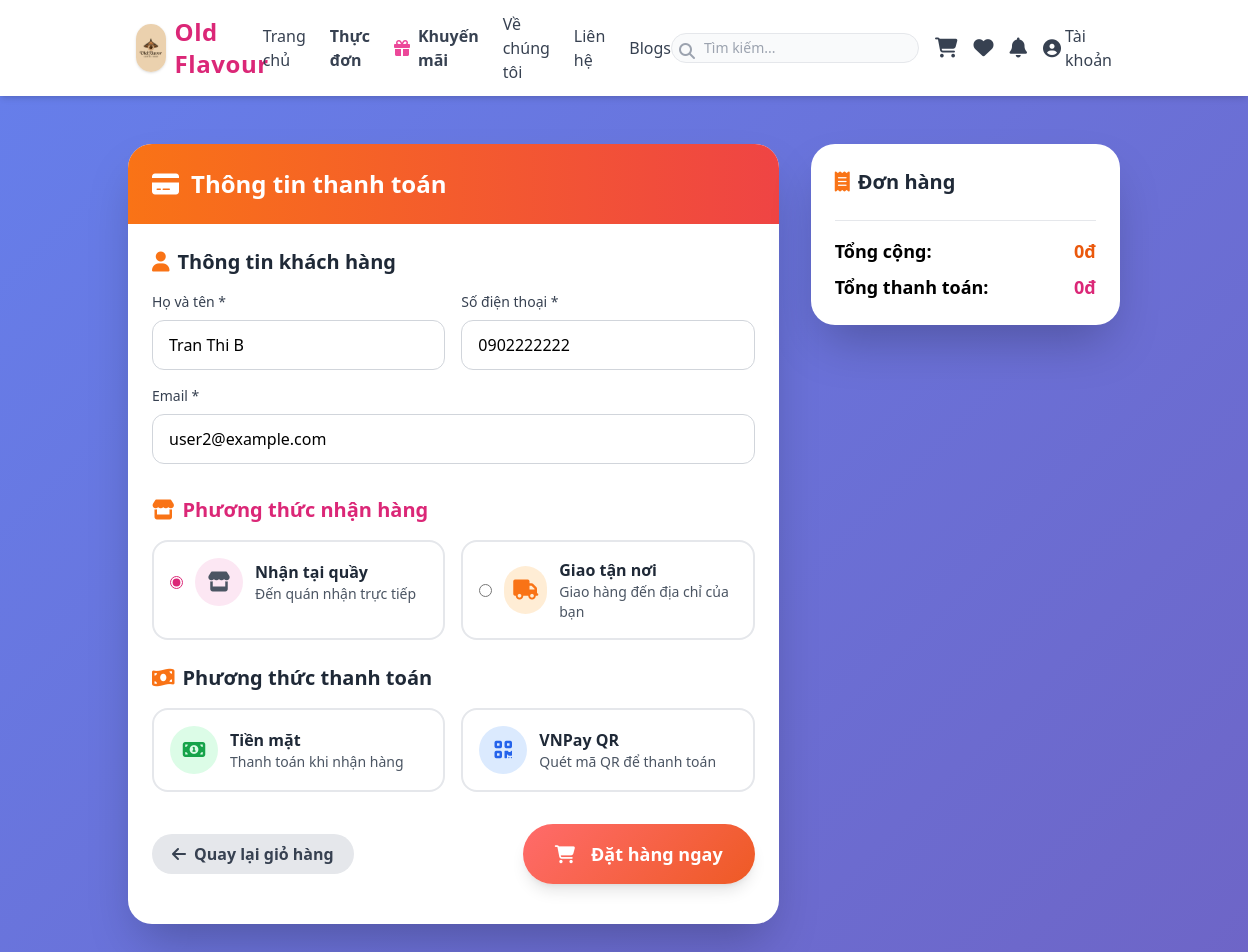
The page /customer/cart/checkout/index.php (signed in) on the database its author committed.
### tables this page shows
CREATE TABLE users (
    user_id INT AUTO_INCREMENT PRIMARY KEY,
    username VARCHAR(50) NOT NULL UNIQUE,
    password VARCHAR(255) NOT NULL,
    email VARCHAR(100) NOT NULL UNIQUE,
    full_name VARCHAR(100),
    phone VARCHAR(20),
    avatar_image VARCHAR(255), 
    address VARCHAR(255),
    role ENUM('customer', 'admin') DEFAULT 'customer',
    created_at TIMESTAMP DEFAULT CURRENT_TIMESTAMP
);

### customer/cart/checkout/index.php (the view, shortened to what this page needs)
<?php
include_once __DIR__ . '/../../../database/db_connection.php';
$user_id = $_SESSION['user_id'] ?? null;
$user_info = [];
$stmt = $conn->prepare('SELECT full_name, phone, email FROM users WHERE user_id = ?');
$stmt->bind_param('i', $user_id);
$stmt->execute();
$res = $stmt->get_result();
if ($row = $res->fetch_assoc()) {
    $user_info = $row;
}
$total = 0;
?>
<!DOCTYPE html>
<html lang="vi">
<head>
    <script src="https://cdn.tailwindcss.com"></script>
    <link rel="stylesheet" href="https://cdnjs.cloudflare.com/ajax/libs/font-awesome/6.4.0/css/all.min.css">
</head>
<body class="bg-gray-50">
    <?php include '../../../includes/header.php'; ?>
    <div class="checkout-container min-h-screen py-12">
        <div class="container mx-auto px-4">
            <div class="grid grid-cols-1 lg:grid-cols-3 gap-8">
                <div class="lg:col-span-2">
                    <div class="bg-white rounded-3xl shadow-2xl overflow-hidden">
                        <div class="bg-gradient-to-r from-orange-500 to-red-500 p-6">
                            <div class="flex items-center gap-3">
                                <i class="fas fa-credit-card text-white text-2xl"></i>
                                <h1 class="text-2xl font-bold text-white">Thông tin thanh toán</h1>
                            </div>
                        </div>
                        <form id="checkout-form" class="p-6">
                            <div class="mb-8">
                                <h2 class="text-xl font-bold text-gray-800 mb-4 flex items-center gap-2">
                                    <i class="fas fa-user text-orange-500"></i>
                                    Thông tin khách hàng
                                </h2>
                                <div class="grid grid-cols-1 md:grid-cols-2 gap-4">
                                    <div>
                                        <label class="block text-sm font-medium text-gray-700 mb-2">Họ và tên *</label>
                                        <input type="text" name="full_name" value="<?php echo $user_info['full_name'] ?? ''; ?>" required
                                            class="w-full px-4 py-3 border border-gray-300 rounded-xl focus:ring-2 focus:ring-orange-500 focus:border-transparent">
                                    </div>
                                    <div>
                                        <label class="block text-sm font-medium text-gray-700 mb-2">Số điện thoại *</label>
                                        <input type="tel" name="phone" value="<?php echo $user_info['phone'] ?? ''; ?>" required
                                            class="w-full px-4 py-3 border border-gray-300 rounded-xl focus:ring-2 focus:ring-orange-500 focus:border-transparent">
                                    </div>
                                    <div class="md:col-span-2">
                                        <label class="block text-sm font-medium text-gray-700 mb-2">Email *</label>
                                        <input type="email" name="email" value="<?php echo $user_info['email'] ?? ''; ?>" required
                                            class="w-full px-4 py-3 border border-gray-300 rounded-xl focus:ring-2 focus:ring-orange-500 focus:border-transparent">
                                    </div>
                                </div>
                            </div>
                            <div class="mb-6">
                                <h2 class="text-xl font-bold text-pink-600 mb-4 flex items-center gap-2">
                                    <i class="fas fa-store text-orange-500"></i>
                                    Phương thức nhận hàng
                                </h2>
                                <div class="grid grid-cols-1 md:grid-cols-2 gap-4">
                                    <div class="delivery-method border-2 border-gray-200 rounded-2xl p-4 cursor-pointer transition hover:border-pink-400"
                                        onclick="selectDelivery('pickup')">
                                        <label class="flex items-center gap-3">
                                            <input type="radio" name="delivery_method" value="pickup" class="accent-pink-600"
                                                checked onclick="showAddress(false)">
                                            <div class="w-12 h-12 bg-pink-100 rounded-full flex items-center justify-center">
                                                <i class="fas fa-store text-gray-600 text-xl"></i>
                                            </div>
                                            <div>
                                                <h3 class="font-bold text-gray-800">Nhận tại quầy</h3>
                                                <p class="text-sm text-gray-600">Đến quán nhận trực tiếp</p>
                                            </div>
                                        </label>
                                    </div>
                                    <div class="delivery-method border-2 border-gray-200 rounded-2xl p-4 cursor-pointer transition hover:border-pink-400"
                                        onclick="selectDelivery('delivery')">
                                        <label class="flex items-center gap-3">
                                            <input type="radio" name="delivery_method" value="delivery" class="accent-pink-600"
                                                onclick="showAddress(true)">
                                            <div class="w-12 h-12 bg-orange-100 rounded-full flex items-center justify-center">
                                                <i class="fas fa-truck text-orange-500 text-xl"></i>
                                            </div>
                                            <div>
                                                <h3 class="font-bold text-gray-800">Giao tận nơi</h3>
                                                <p class="text-sm text-gray-600">Giao hàng đến địa chỉ của bạn</p>
                                            </div>
                                        </label>
                                    </div>
                                </div>
                            </div>
                            <div class="mb-8">
                                <h2 class="text-xl font-bold text-gray-800 mb-4 flex items-center gap-2">
                                    <i class="fas fa-money-bill-wave text-orange-500"></i>
                                    Phương thức thanh toán
                                </h2>
                                <div class="grid grid-cols-1 md:grid-cols-2 gap-4">
                                    <div class="payment-method border-2 border-gray-200 rounded-2xl p-4 cursor-pointer" onclick="selectPayment('cash')">
                                        <div class="flex items-center gap-3">
                                            <div class="w-12 h-12 bg-green-100 rounded-full flex items-center justify-center">
                                                <i class="fas fa-money-bill-alt text-green-600 text-xl"></i>
                                            </div>
                                            <div>
                                                <h3 class="font-bold text-gray-800">Tiền mặt</h3>
                                                <p class="text-sm text-gray-600">Thanh toán khi nhận hàng</p>
                                            </div>
                                        </div>
                                    </div>
                                    <div class="payment-method border-2 border-gray-200 rounded-2xl p-4 cursor-pointer" onclick="selectPayment('vnpay')">
                                        <div class="flex items-center gap-3">
                                            <div class="w-12 h-12 bg-blue-100 rounded-full flex items-center justify-center">
                                                <i class="fas fa-qrcode text-blue-600 text-xl"></i>
                                            </div>
                                            <div>
                                                <h3 class="font-bold text-gray-800">VNPay QR</h3>
                                                <p class="text-sm text-gray-600">Quét mã QR để thanh toán</p>
                                            </div>
                                        </div>
                                    </div>
                                </div>
                            </div>
                            <div class="flex justify-between items-center mb-4">
                                <a href="../index.php" class="bg-gray-200 hover:bg-gray-300 text-gray-700 px-5 py-2 rounded-full font-bold transition-colors flex items-center gap-2"><i class="fas fa-arrow-left"></i> Quay lại giỏ hàng</a>
                                <button type="submit" class="btn-primary text-white px-8 py-4 rounded-full font-bold text-lg shadow-lg hover:shadow-xl transition-all duration-300 flex items-center gap-2">
                                    <i class="fas fa-shopping-cart mr-2"></i>
                                    Đặt hàng ngay
                                </button>
                            </div>
                        </form>
                    </div>
                </div>
                <div class="lg:col-span-1">
                    <div class="bg-white rounded-3xl shadow-2xl p-6 sticky top-6">
                        <h2 class="text-xl font-bold text-gray-800 mb-6 flex items-center gap-2">
                            <i class="fas fa-receipt text-orange-500"></i>
                            Đơn hàng
                        </h2>
                        <?php
                        $discount = 0;
                        $shipping_fee = 0;
                        $total_after = $total - $discount + $shipping_fee;
                        ?>
                        <div class="border-t pt-4">
                            <div class="flex justify-between items-center text-lg font-bold">
                                <span>Tổng cộng:</span>
                                <span class="text-orange-600" id="order-total"><?php echo number_format($total); ?>đ</span>
                            </div>
                            <div class="flex justify-between items-center text-lg font-bold mt-2">
                                <span>Tổng thanh toán:</span>
                                <span class="text-pink-600" id="order-total-after"><?php echo number_format($total_after); ?>đ</span>
                            </div>
                        </div>
                    </div>
                </div>
            </div>
        </div>
    </div>
</body>
</html>

### customer/cart/checkout/index.php (style rules this page uses)
.checkout-container { background: linear-gradient(135deg, #667eea 0%, #764ba2 100%); }
.btn-primary { background: linear-gradient(135deg, #ff6b6b 0%, #ee5a24 100%); }
.payment-method { transition: all 0.3s ease; }

### rows shown on the page
users: full_name "Tran Thi B", phone "0902222222", email "user2@example.com"

### other values the page prints
$total_after "0"
